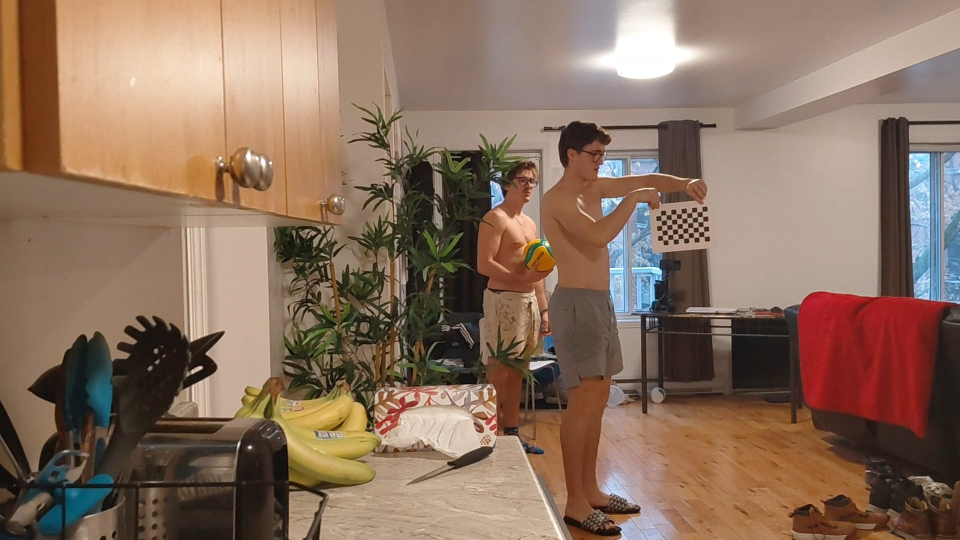
#> input picture Modele_projet_v2/calib_images/extrinsics/cam1/Screenshot_20251126_150531_Gallery.jpg, 1920 x 1080 px (shown at 1/2 size); its folder holds 4 pictures in this run
$ python undistortion_test.py
#> lines starting #> are read from the running program, lines starting #| are printed output that depends on the picture
### Modele_projet_v2/code/zhang_calibration.py
import cv2
import numpy as np
import glob

"""
Fichier : zhang_calibration.py

Projet : MEC3900 – Détection et modélisation de la trajectoire d’un ballon de volleyball
Auteur : Denis Jonquieres
Date : 2025-11-18

Description :
Ce script implémente une calibration intrinsèque de caméra basée sur la méthode de Zhang,
à partir d’images d’un damier (chessboard).

Objectif :
- Estimer les paramètres intrinsèques de la caméra (matrice K),
- Estimer les coefficients de distorsion optique (radiale et tangentielle),
- Fournir les paramètres nécessaires à :
  - la correction de distorsion (undistortion),
  - la normalisation des coordonnées image,
  - la calibration stéréo et la triangulation 3D.

Lien avec le pipeline du projet :
- Étape fondamentale avant toute triangulation ou modélisation 3D
- Garantit une géométrie image cohérente et mesurable
"""


def calibration(path, CHECKERBOARD=(9, 6)):
    """
    Calibre une caméra à partir d’un ensemble d’images de damier.

    Paramètres
    ----------
    path : str
        Dossier contenant les images du damier (format .jpg).
    CHECKERBOARD : tuple (cols, rows)
        Dimensions internes du damier (nombre de coins détectables).

    Retour
    ------
    ret : float
        Erreur RMS de reprojection globale (en pixels).
    K : np.ndarray (3x3)
        Matrice intrinsèque de la caméra.
    dist : np.ndarray
        Coefficients de distorsion (k1, k2, p1, p2, k3).
    rvecs : list[np.ndarray]
        Vecteurs de rotation (un par image).
    tvecs : list[np.ndarray]
        Vecteurs de translation (un par image).

    Notes
    -----
    Cette fonction applique directement cv2.calibrateCamera, qui implémente
    la méthode de Zhang pour la calibration intrinsèque.
    """
#> called with path = 'calib_images/cam1', CHECKERBOARD = (9, 6)

    # Génération des points 3D du damier dans son propre repère
    # Hypothèse : le damier est plan (Z = 0)
    objp = np.zeros((CHECKERBOARD[0] * CHECKERBOARD[1], 3), np.float32)
    objp[:, :2] = np.mgrid[
        0:CHECKERBOARD[0],
        0:CHECKERBOARD[1]
    ].T.reshape(-1, 2)

    # Listes de correspondances :
    # - objpoints : points 3D connus (damier)
    # - imgpoints : points 2D détectés dans l’image
    objpoints = []  # Points 3D (monde)
    imgpoints = []  # Points 2D (image)

    # Lecture de toutes les images .jpg dans le dossier
    images = glob.glob(path + "/*.jpg")

    for fname in images:
        # Lecture image
        img = cv2.imread(fname)
#> img is the input picture: shape (1080, 1920, 3); mean B, G, R 94.2, 112, 138

        # Conversion en niveaux de gris (requis pour la détection du damier)
        gray = cv2.cvtColor(img, cv2.COLOR_BGR2GRAY)
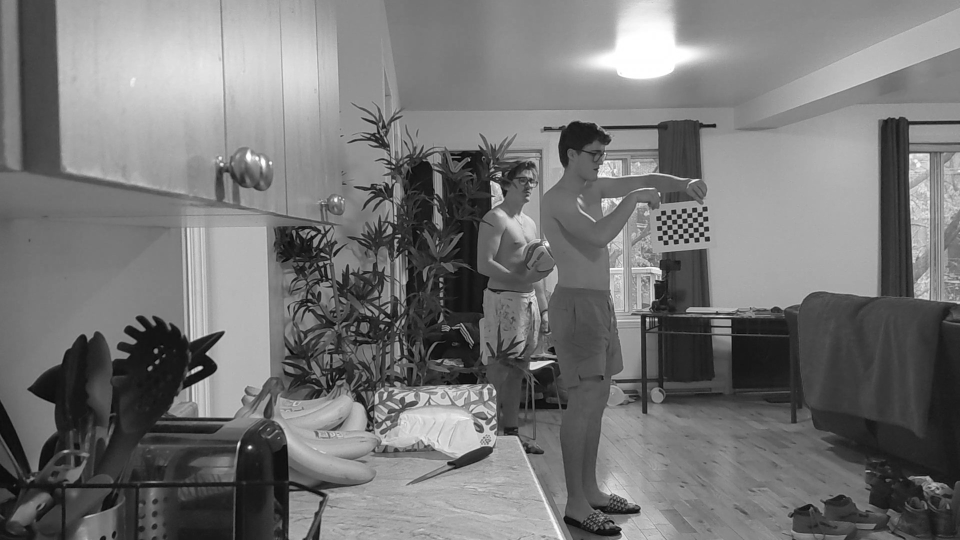
#> gray: shape (1080, 1920) (shown at 1/2 size); min 1, max 255, mean 117.8

        # Détection des coins du damier
        ret, corners = cv2.findChessboardCorners(gray, CHECKERBOARD, None)
#> ret = True; corners = 54 rows, first 8: [1408.7, 473.3], [1398.3, 474.1], [1387.7, 475.2], [1377.5, 475.9], [1367, 477.1], [1356.8, 477.8], [1346.6, 478.6], [1336.2, 479.7]

        if ret:
            # Si le damier est détecté :
            # - on ajoute les points 3D correspondants
            # - on raffine les coins détectés en subpixel
            objpoints.append(objp)

            corners2 = cv2.cornerSubPix(
                gray,
                corners,
                (11, 11),
                (-1, -1),
                criteria=(
                    cv2.TERM_CRITERIA_EPS +
                    cv2.TERM_CRITERIA_MAX_ITER,
                    30,
                    0.001
                )
            )
#> corners2 = 54 rows, first 8: [1402.6, 468.8], [1402.6, 468.8], [1381.7, 471], [1371.4, 471.3], [1361.5, 472.2], [1351.3, 473.3], [1351.3, 473.3], [1330.5, 475.4]
            imgpoints.append(corners2)
#> pass 2 of the loop in calibration, `for fname in images:`:
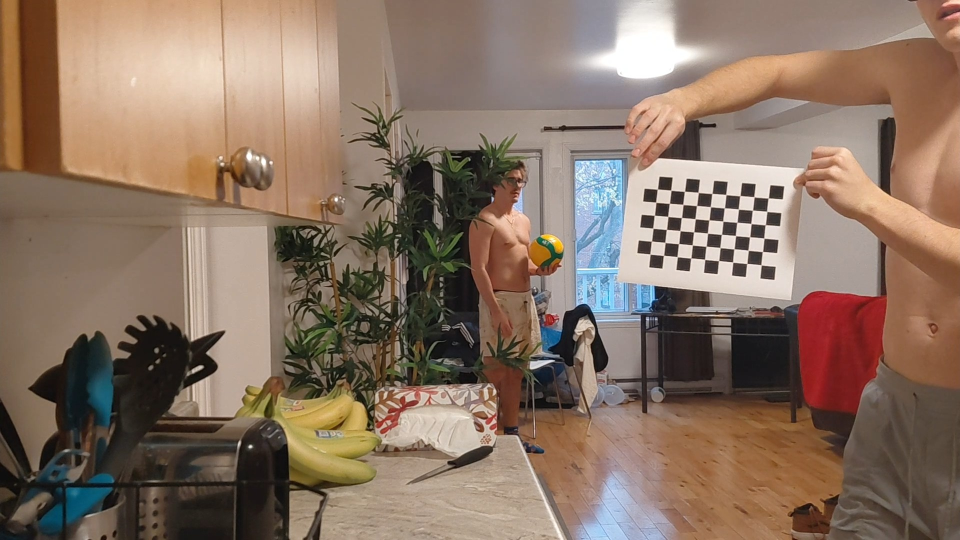
#> input picture Modele_projet_v2/calib_images/extrinsics/cam1/Screenshot_20251126_150640_Gallery.jpg, 1920 x 1080 px (shown at 1/2 size)
#> in calibration, img is the input picture: shape (1080, 1920, 3); mean B, G, R 99, 114.8, 136.6
#> in calibration, `gray = cv2.cvtColor(img, cv2.COLOR_BGR2GRAY)`:
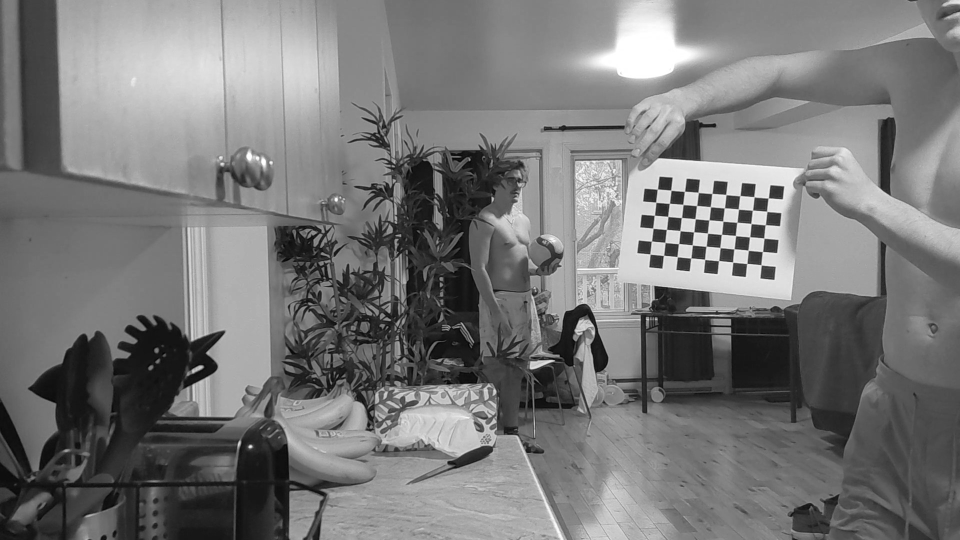
#> gray: shape (1080, 1920) (shown at 1/2 size); min 0, max 255, mean 119.5
#> in calibration, `ret, corners = cv2.findChessboardCorners(gray, CHECKERBOARD, None)`: corners = 54 rows, first 8: [1522.8, 530.3], [1494.5, 527.4], [1466, 524.6], [1438, 521.4], [1409.7, 519.1], [1382.5, 516.3], [1354.7, 513.6], [1327.6, 511.1]
#> corners2 = 54 rows, first 8: [1522.6, 530.3], [1494.1, 527.4], [1465.9, 524.5], [1437.7, 521.6], [1409.8, 519.2], [1382.1, 516.5], [1354.8, 513.8], [1327.4, 511.2]
#> pass 3 of the loop in calibration, `for fname in images:`:
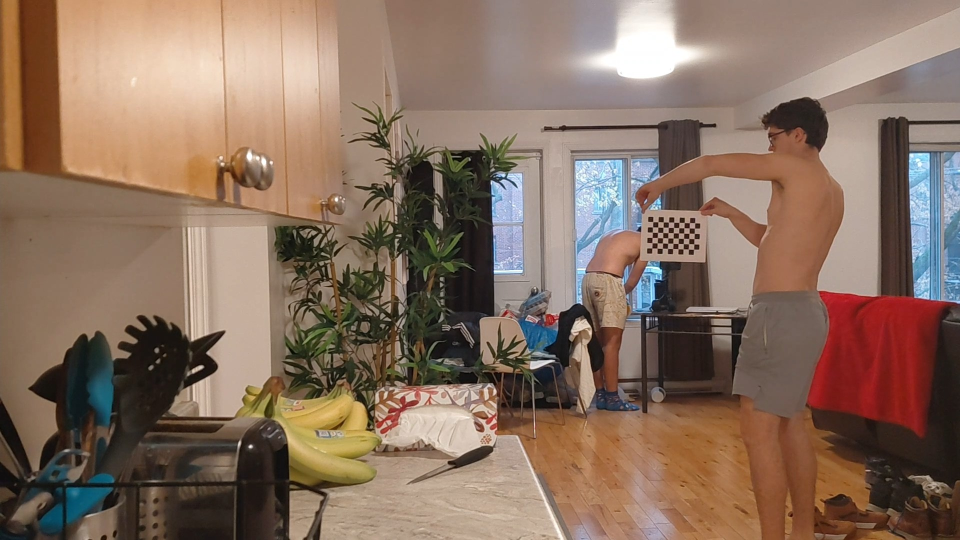
#> input picture Modele_projet_v2/calib_images/extrinsics/cam1/Screenshot_20251126_150905_Gallery.jpg, 1920 x 1080 px (shown at 1/2 size)
#> in calibration, img is the input picture: shape (1080, 1920, 3); mean B, G, R 96.2, 112.1, 136.2
#> in calibration, `gray = cv2.cvtColor(img, cv2.COLOR_BGR2GRAY)`:
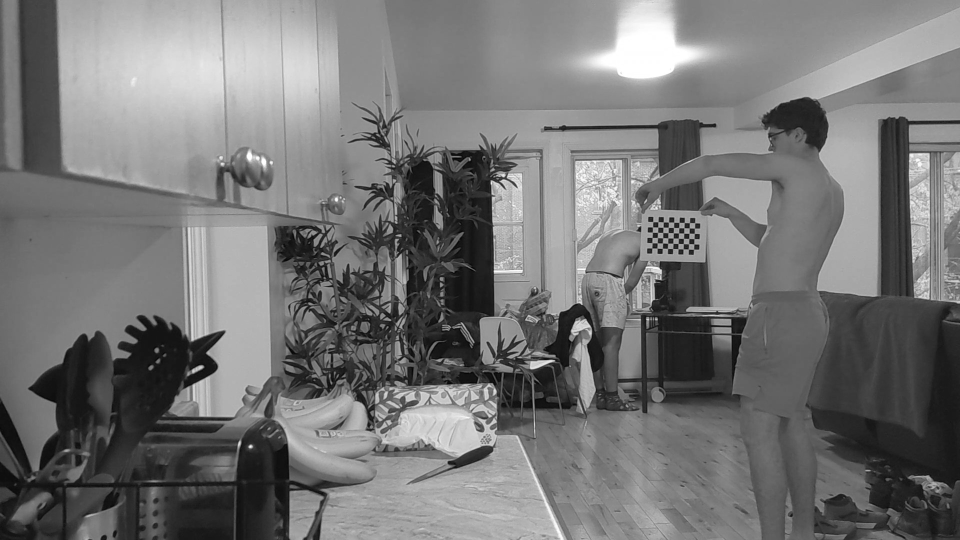
#> gray: shape (1080, 1920) (shown at 1/2 size); min 0, max 255, mean 117.5
#> in calibration, `ret, corners = cv2.findChessboardCorners(gray, CHECKERBOARD, None)`: corners = 54 rows, first 8: [1306.1, 443.9], [1316.3, 444.2], [1327.4, 444.5], [1337.4, 444.7], [1347.8, 444.7], [1358.3, 445.4], [1369, 445.4], [1379.3, 445.7]
#> corners2 = 54 rows, first 8: [1310.9, 449.3], [1310.9, 449.3], [1332, 450.2], [1332, 450.2], [1342.5, 450.2], [1353.1, 450.6], [1363.4, 450.6], [1373.4, 451.2]
#> the loop made 4 passes; the first 3 are shown

    # Calibration intrinsèque OpenCV :
    # Estime K, dist, rvecs et tvecs à partir des correspondances 3D–2D
    ret, K, dist, rvecs, tvecs = cv2.calibrateCamera(
        objpoints,
        imgpoints,
        gray.shape[::-1],
        None,
        None
    )

    return (ret, K, dist, rvecs, tvecs)


# [38 lines that do not run on import are left out]

### Modele_projet_v2/code/undistortion_test.py
import cv2
import numpy as np
from zhang_calibration import *

"""
Fichier : undistortion_test.py

Projet : MEC3900 – Détection et modélisation de la trajectoire d’un ballon de volleyball
Auteur : Denis Jonquieres
Date : 2025-11-12

Description :
Ce script sert à évaluer qualitativement et quantitativement la calibration intrinsèque
(et surtout la correction de distorsion) d’une caméra.

Principe :
- On calibre la caméra (K, dist) à partir d’un dossier d’images de damier (méthode de Zhang).
- Sur une image test contenant un damier, on détecte les coins puis on les "undistort".
- On mesure à quel point une rangée de coins est "droite" :
  - avant correction (image originale),
  - après correction (points undistortés).
Une diminution de l’erreur indique une meilleure correction de distorsion.

Lien avec le pipeline du projet :
- Calibration intrinsèque (K, dist) nécessaire pour :
  - undistortion des frames,
  - conversion pixel -> coordonnées normalisées,
  - triangulation stéréo 3D plus fiable.
"""


def straightness_error(pts_row):
    """
    Calcule une métrique de "rectitude" d’une rangée de points.

    Méthode :
    - On ajuste une droite y = a*x + b (régression linéaire via polyfit)
    - On calcule l’erreur RMS des résidus (écarts verticals à la droite)

    Paramètres
    ----------
    pts_row : np.ndarray (N x 2)
        Points 2D (x, y) représentant une rangée du damier.

    Retour
    ------
    float
        Erreur RMS (en pixels si les points sont en pixels).
        Plus cette valeur est faible, plus les points sont alignés.
    """
    xs = pts_row[:, 0]
    ys = pts_row[:, 1]

    # Ajustement linéaire (ordre 1) : modèle de droite
    a, b = np.polyfit(xs, ys, 1)
    y_fit = a * xs + b

    # RMS des résidus (mesure simple de non-linéarité / courbure)
    return np.sqrt(np.mean((ys - y_fit) ** 2))


def test_error(path, path_test, CHECKERBOARD, ):
    """
    Teste l’amélioration de rectitude des coins d’un damier après undistortion.

    Étapes :
    1) Calibration intrinsèque (K, dist) à partir d’un dossier d’images (path).
    2) Lecture d’une image test (path_test).
    3) Détection des coins du damier sur l’image test.
    4) Raffinement subpixel (cornerSubPix) pour précision.
    5) Undistortion des coins (undistortPoints).
    6) Calcul de l’erreur de rectitude pour une rangée (avant / après).

    Paramètres
    ----------
    path : str
        Dossier d’images de calibration (intrinsèques) pour une caméra.
    path_test : str
        Chemin vers l’image test contenant un damier.
    CHECKERBOARD : tuple (cols, rows)
        Dimensions internes du damier (nombre de coins détectables).

    Retour
    ------
    ret : bool
        True si le damier est détecté dans l’image test, sinon False.
    error_orig : float
        Erreur de rectitude sur les points originaux (image distordue).
    error_und : float
        Erreur de rectitude sur les points undistortés.

    Notes
    -----
    Ce test est un indicateur pratique : si la correction est bonne,
    les rangées/colonnes du damier doivent se rapprocher d’une ligne droite.
    """
    # Calibration intrinsèque (méthode Zhang) : estimation de K et dist
    ret, K, dist, rvecs, tvecs = calibration(path, CHECKERBOARD)

    # Lecture image test
    img = cv2.imread(path_test)
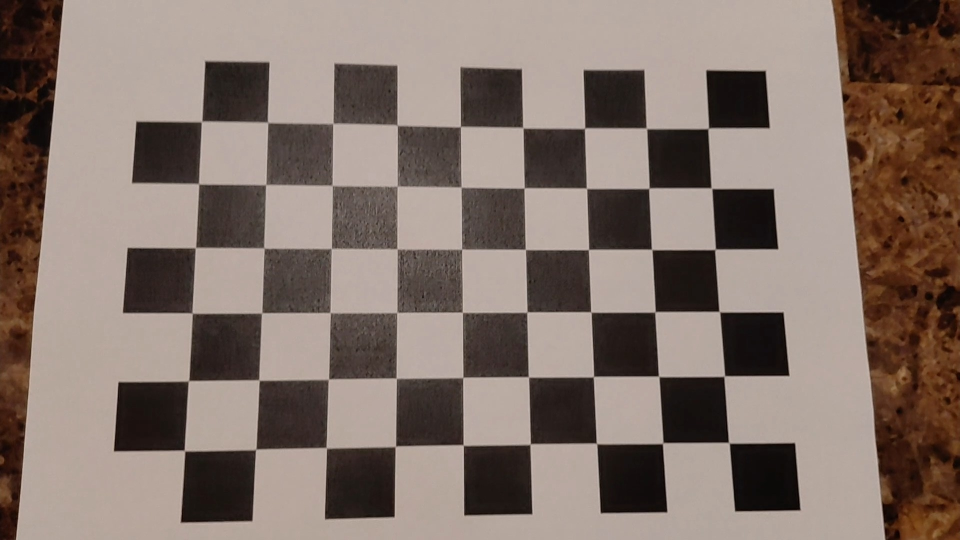
#> input picture Modele_projet_v2/path/to/testimg.jpg, 1920 x 1080 px, found by its file name (shown at 1/2 size)
#> img is the input picture: shape (1080, 1920, 3); mean B, G, R 106.3, 114.8, 130.7

    # Conversion en niveaux de gris (requis par findChessboardCorners)
    gray = cv2.cvtColor(img, cv2.COLOR_BGR2GRAY)
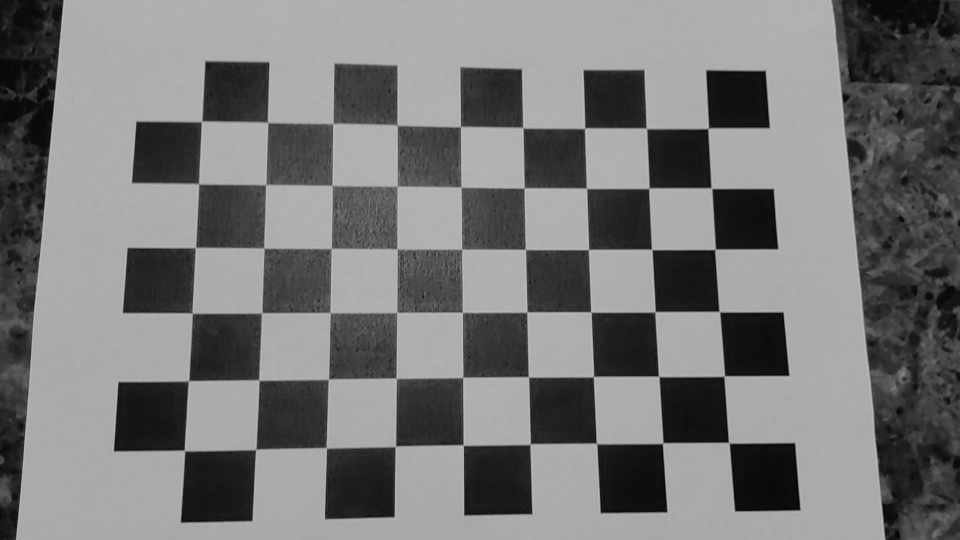
#> gray: shape (1080, 1920) (shown at 1/2 size); min 1, max 197, mean 118.6

    # Détection des coins du damier
    ret, corners = cv2.findChessboardCorners(gray, CHECKERBOARD, None)
#> ret = True; corners = 54 rows, first 8: [1458, 886.5], [1325.5, 886.5], [1193.5, 887.5], [1061, 888.5], [927, 890.5], [791, 893], [652.4, 898.4], [512, 899.5]

    if ret:
        # Raffinement subpixel : améliore précision des coins avant l'évaluation
        corners = cv2.cornerSubPix(
            gray, corners, (11, 11), (-1, -1),
            criteria=(cv2.TERM_CRITERIA_EPS + cv2.TERM_CRITERIA_MAX_ITER, 30, 0.001)
        )
#> corners = 54 rows, first 8: [1458.3, 886], [1325.9, 886.5], [1193.4, 887.3], [1060.8, 888.6], [926.9, 890.5], [791.3, 892.9], [653.1, 896.1], [511.8, 899.3]

        # undistortPoints : correction de distorsion
        # P=K permet de récupérer des points dans le repère pixel (plutôt que normalisé)
        undistorted_pts = cv2.undistortPoints(corners, K, dist, P=K)
        undistorted_pts = undistorted_pts.reshape(-1, 2)

        # Sélection d’une rangée de coins pour l’évaluation
        # Ici : la première rangée (row0) correspondant aux CHECKERBOARD[0] premiers points
        row0_orig = corners[0:CHECKERBOARD[0], 0, :]
#> row0_orig = [[1458.3, 886], [1325.9, 886.5], [1193.4, 887.3], [1060.8, 888.6], [926.9, 890.5], [791.3, 892.9], [653.1, 896.1], [511.8, 899.3], [369.4, 901.5]]
        row0_und = undistorted_pts[0:CHECKERBOARD[0], :]

        # Calcul des erreurs de rectitude
        error_orig = straightness_error(row0_orig)
#> in straightness_error, `xs = pts_row[:, 0]`: xs = [1458.3, 1325.9, 1193.4, 1060.8, 926.9, 791.3, 653.1, 511.8, 369.4]
#> in straightness_error, `ys = pts_row[:, 1]`: ys = [886, 886.5, 887.3, 888.6, 890.5, 892.9, 896.1, 899.3, 901.5]
#> in straightness_error, `a, b = np.polyfit(xs, ys, 1)`: a = -0.0151; b = 906
#> in straightness_error, `y_fit = a * xs + b`: y_fit = [884, 886, 888, 890, 892, 894, 896.1, 898.2, 900.4]
#> error_orig = 1.18
        error_und = straightness_error(row0_und)

    # Retourne la détection et les métriques.
    # Si ret==False, error_orig/error_und ne seront pas définies (comportement actuel conservé).
    return ret, error_orig, error_und


# -------------------------------------------------------------------
# Paramètres du test (à adapter selon l’organisation du projet)
# -------------------------------------------------------------------

CHECKERBOARD = (9, 6)

# Dossiers de calibration intrinsèque pour chaque caméra
path1 = "calib_images/cam1"
path2 = "calib_images/cam2"

# Images test indépendantes (une par caméra)
path_test1 = "path/to/testimg.jpg"
path_test2 = "path/to/testimg2.jpg"

# Évaluation caméra 1 et caméra 2
ret1, error_orig1, error_und1 = test_error(path1, path_test1, CHECKERBOARD)
ret2, error_orig2, error_und2 = test_error(path2, path_test2, CHECKERBOARD)
#> (the run stopped early here; a loop or call above may not have finished)
